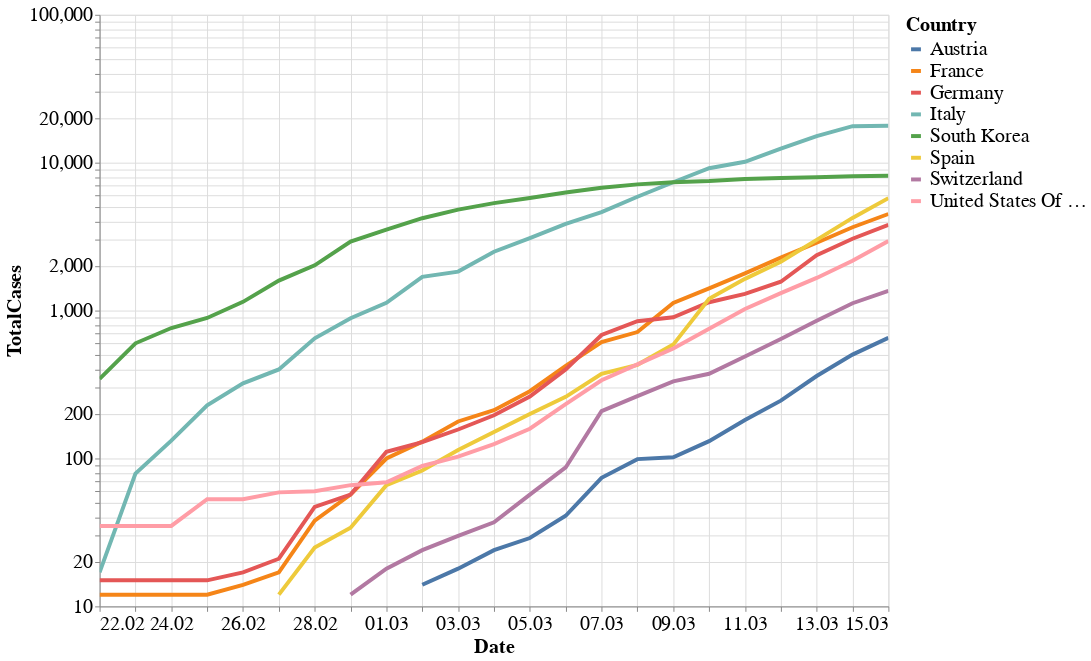

Notebook cell for this chart:
### Markdown cell above
## Number of confirmed cases in selected countries
This plot shows the number of total confirmed cases over time. Note that the y-axis is logarithmic since the progression can be approximated with an exponential function (at least at the beginning of the outbreak). The plot includes selected EU countries and South Korea, which records the largest number of cases worldwide after China.

### Code cell
alt.themes.enable('theme_1')
countries = ['Italy', 'Austria', 'France', 'Spain', 'Germany', 'Switzerland', 'South Korea', 'United States Of America']
from altair import datum

alt.Chart(df[(df.Country.isin(countries)) & (df.DateRep > '2020-02-21')]).mark_line().encode(
    alt.Y('TotalCases', scale=alt.Scale(type='log')),
    alt.X('DateRep:T', axis = alt.Axis(title = 'Date', format = ("%d.%m"))),
    color='Country',
    tooltip=['Country', 'DateRep', 'TotalCases']
).properties(
    height=600,
    width=800
).transform_filter(
    (datum.TotalCases > 10)
).interactive()

### Figure 1 — Vega-Lite specification as saved in the notebook (floating-point values rounded to 4 significant figures; data arrays with more than 128 entries replaced by an {"elided": "..."} marker saying what was removed)
{"width": 800, "height": 600, "config": {"line": {"strokeWidth": 4}, "style": {"bar": {"size": 20}}, "legend": {"symbolSize": 100, "titleFontSize": 20, "labelFontSize": 20}, "axis": {"titleFontSize": 20, "labelFontSize": 20}}, "data": {"name": "data-80dfe34cc320e2e7f28482e5fe9a0880"}, "mark": "line", "encoding": {"color": {"type": "nominal", "field": "Country"}, "tooltip": [{"type": "nominal", "field": "Country"}, {"type": "temporal", "field": "DateRep"}, {"type": "quantitative", "field": "TotalCases"}], "x": {"type": "temporal", "axis": {"format": "%d.%m", "title": "Date"}, "field": "DateRep"}, "y": {"type": "quantitative", "field": "TotalCases", "scale": {"type": "log"}}}, "selection": {"selector021": {"type": "interval", "bind": "scales", "encodings": ["x", "y"]}}, "transform": [{"filter": "(datum.TotalCases > 10)"}], "$schema": "https://vega.github.io/schema/vega-lite/v4.0.2.json", "datasets": {"data-80dfe34cc320e2e7f28482e5fe9a0880": {"elided": "184 records"}}}
